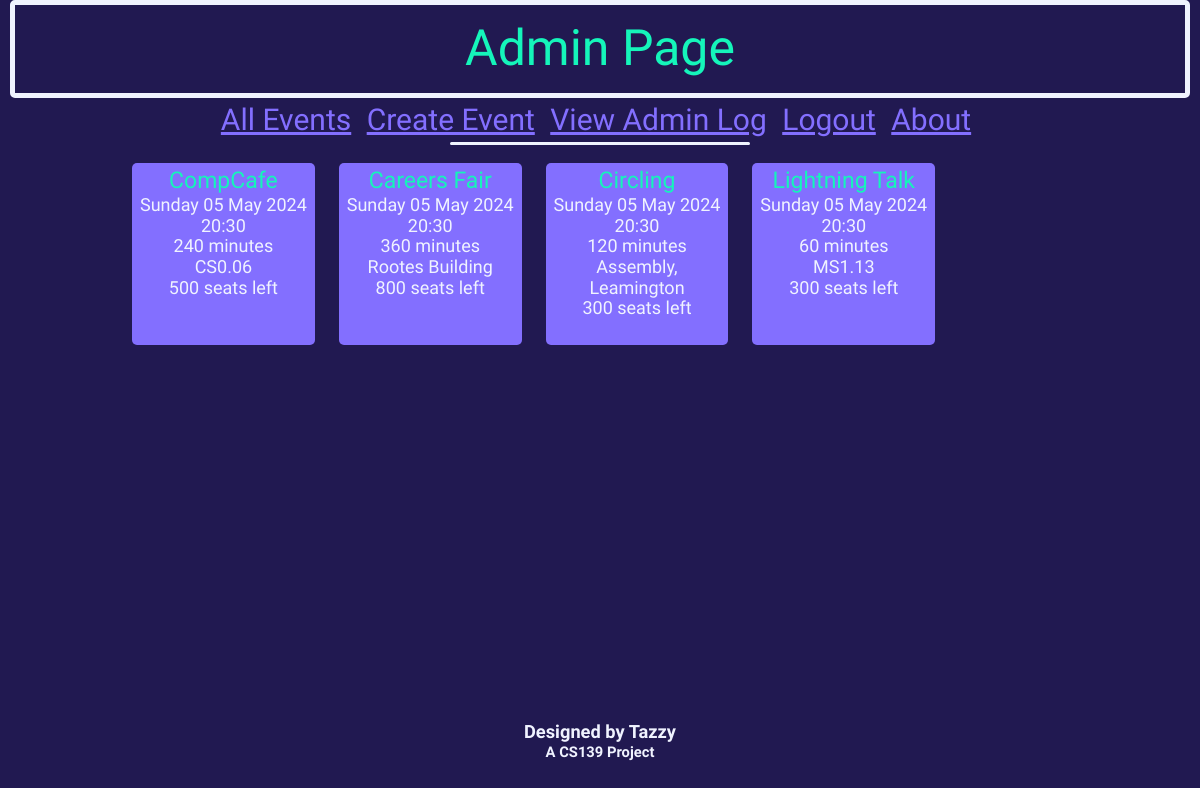
The app's page /superHome (signed in), older data.
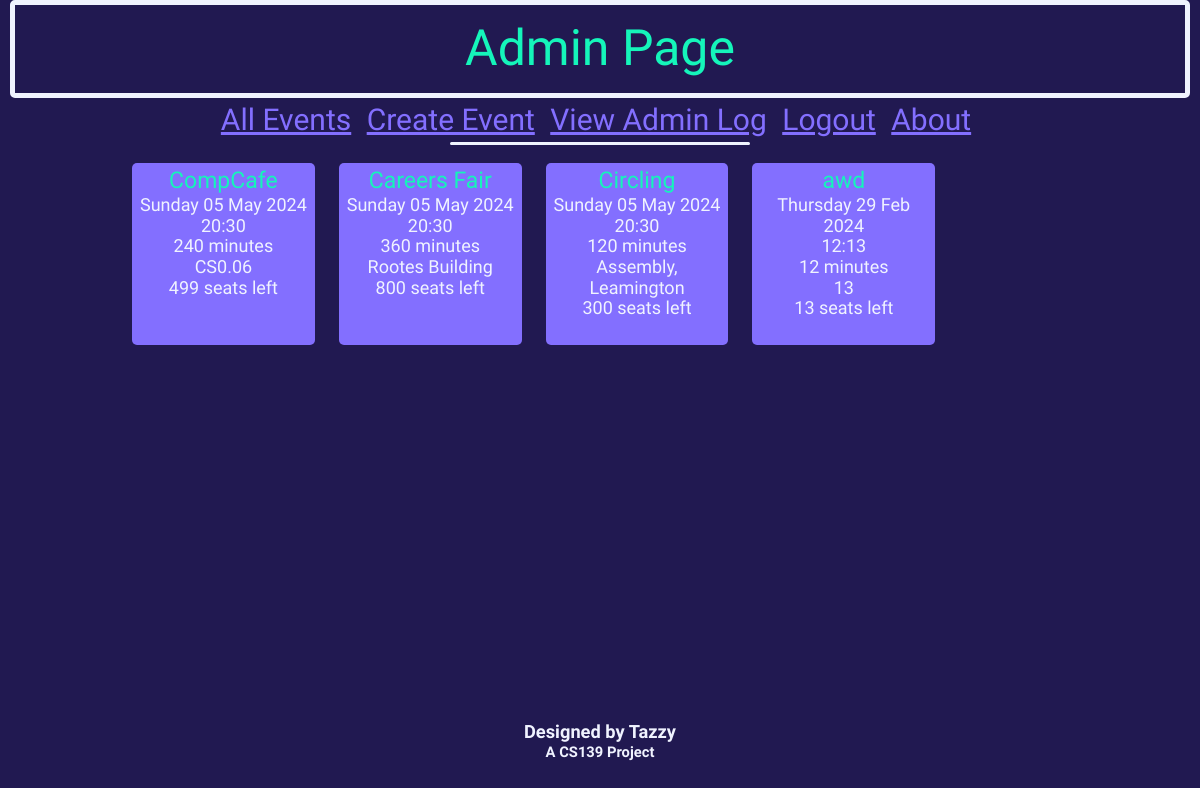
The same page, newer data.
### db_definition.py (models this page shows, shortened)
class Event(db.Model):
    __tablename__ = "events"
    event_id = db.Column(db.Integer, primary_key = True)
    name = db.Column(db.String(20))
    dateTime = db.Column(db.DateTime)
    duration = db.Column(db.Integer) # Minutes
    capacity = db.Column(db.Integer)
    ticketsSold = db.Column(db.Integer)
    location = db.Column(db.String(50))

### eventbyte.py (the view)
@app.route('/superHome')
def superHome():
    if (not current_user.is_authenticated) or (current_user.userClass != "super"):
        flash("Only admins can access this page.")
        return redirect('/home')
    updateTickets()
    return render_template('superHome.html', events=Event.query.all(), currTime = datetime.datetime.now())

### eventbyte.py (called while the page is built)
@loginManager.user_loader
def loadUser(user_id):
    return User.query.get(int(user_id))

def updateTickets():
    events = Event.query.all()
    for event in events:
        ticketNum = db.session.query(Ticket).where(Ticket.event_id == event.event_id, Ticket.status == "Upcoming").count()
        event.ticketsSold = ticketNum
        if event.ticketsSold >= (0.95 * event.capacity):
            sendEmail(user=User.query.filter_by(userClass="super").first(), event=event, EVENTNEARFULL=True)
        if event.dateTime <= datetime.datetime.now():
            tickets = db.session.query(Ticket).where(Ticket.event_id == event.event_id)
            for ticket in tickets:
                ticket.status = "Completed"
    db.session.commit()

### templates/superHome.html
{% extends 'base.html' %}
{% block heading %}
    <div class="title subtitle">
        Admin Page
    </div>
{% endblock %}
{% block content %}
    {% with messages = get_flashed_messages() %}
        {% if messages %}
        <div class="loginFlashes">
            {% for message in messages %}
            <p> {{ message }} </p>
            {% endfor %}
        </div>
        {% else %}
            <br>
        {% endif %}
    {% endwith %}
    {% include "eventList.html" %}
{% endblock %}

### templates/eventList.html (shortened to what this page needs)
<div id="eventsList">
    {% for event in events %}
        {% if event.dateTime > currTime %}
            <div class="event">
                <a href="/viewEvent?eventid={{event.event_id}}" style="text-decoration: none;"><span class="titleRef" style="font-size: 23px;">{{ event.name }}</span></a><br>
                {{ event.dateTime.strftime('%A') }} {{ event.dateTime.strftime('%d') }} {{ event.dateTime.strftime('%b') }} {{ event.dateTime.strftime('%Y') }}<br>
                {{ event.dateTime.strftime('%H') }}:{{ event.dateTime.strftime('%M') }}<br>
                {{ event.duration }} minutes<br>
                {{ event.location }}<br>
                {% if current_user.userClass == "super" %}
                    {{ event.capacity - event.ticketsSold }} seats left<br><br>
                {% elif event.ticketsSold == event.capacity %}
                    <span style="color: red;"><strong>SOLD OUT</strong></span><br>
                {% elif (event.ticketsSold >= (0.95 * event.capacity)) %}
                    <span style="color: red;"><strong>TICKETS LOW</strong></span><br>{{event.capacity - event.ticketsSold}} tickets left.<br>
                {% else %}
                    <br>
                {% endif %}
            </div>
        {% endif %}
    {% endfor %}
</div>

Row changes from the older to the newer data that the page shows:
changed Event "CompCafe": event.capacity-event.ticketsSold "500" → "499"
changed Event: name "Lightning Talk" → "awd"; dateTime "Sunday" → "Thursday"; dateTime "05" → "29"; dateTime "May" → "Feb"; dateTime "20" → "12"; dateTime "30" → "13"; duration "60" → "12"; location "MS1.13" → "13"; event.capacity-event.ticketsSold "300" → "13"
